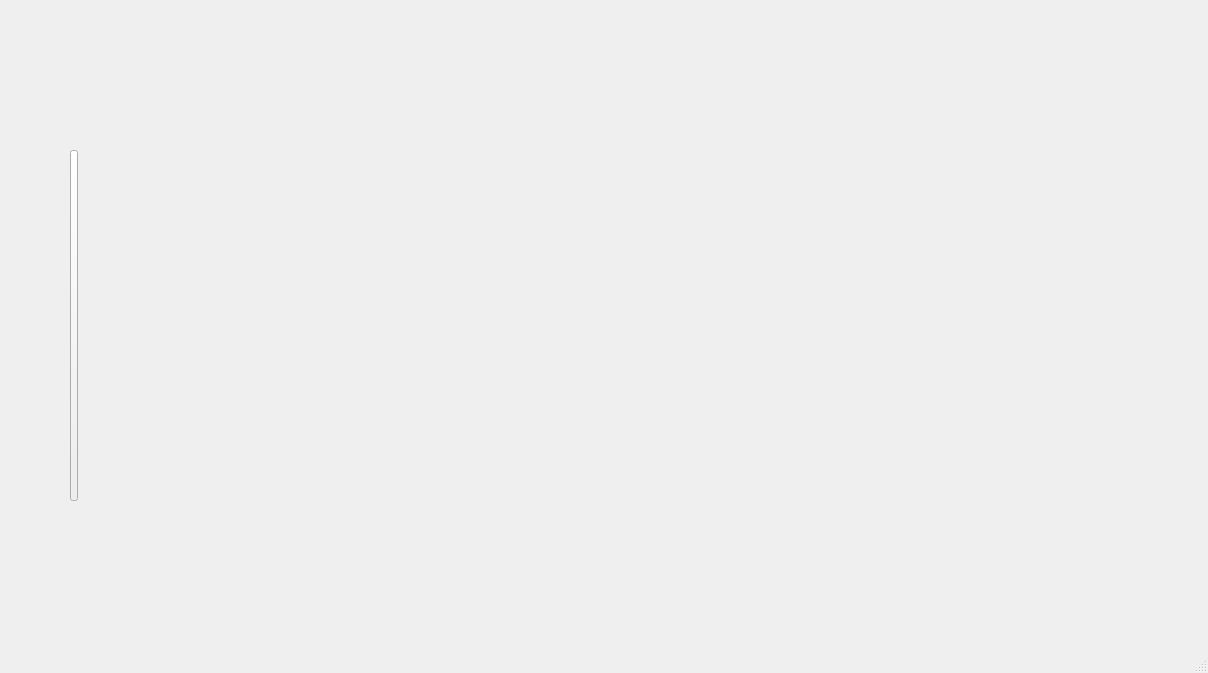
<?xml version="1.0" encoding="UTF-8"?>
<ui version="4.0">
 <class>MainWindow</class>
 <widget class="QMainWindow" name="MainWindow">
  <property name="geometry">
   <rect>
    <x>0</x>
    <y>0</y>
    <width>1208</width>
    <height>673</height>
   </rect>
  </property>
  <property name="windowTitle">
   <string>MainWindow</string>
  </property>
  <widget class="QWidget" name="centralwidget">
   <widget class="QPushButton" name="pushButton">
    <property name="geometry">
     <rect>
      <x>70</x>
      <y>150</y>
      <width>8</width>
      <height>351</height>
     </rect>
    </property>
    <property name="text">
     <string/>
    </property>
   </widget>
  </widget>
  <widget class="QMenuBar" name="menubar">
   <property name="geometry">
    <rect>
     <x>0</x>
     <y>0</y>
     <width>1208</width>
     <height>22</height>
    </rect>
   </property>
  </widget>
  <widget class="QStatusBar" name="statusbar"/>
 </widget>
 <resources/>
 <connections/>
</ui>
